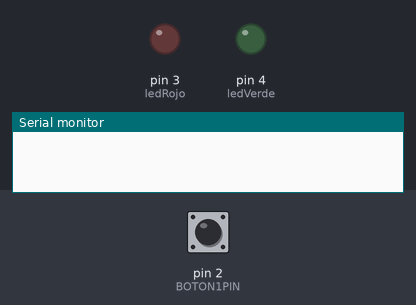
Recording of a sketch running on a simulated Arduino Uno, built with avr-gcc and run on an emulated ATmega328P. Shown: output pins drawn as LEDs (lit = HIGH), the last lines printed to the serial monitor. Inputs (shaded band) come from the test bench; at power-on: pin 2 (BOTON1PIN) LOW.

Above: at 1.2 s.
1.3 s: pin 2 (BOTON1PIN) pulled HIGH for 0.15 s
At 2.0 s:
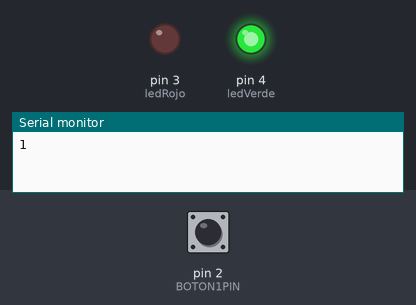
2.9 s: pin 2 (BOTON1PIN) pulled HIGH for 1 s
At 3.7 s:
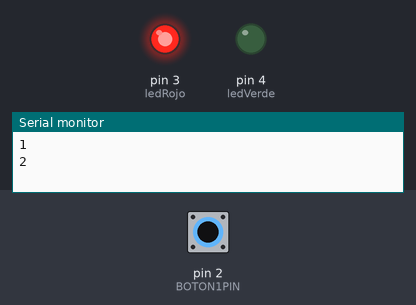
5.4 s: pin 2 (BOTON1PIN) pulled HIGH for 3.2 s
At 6.8 s:
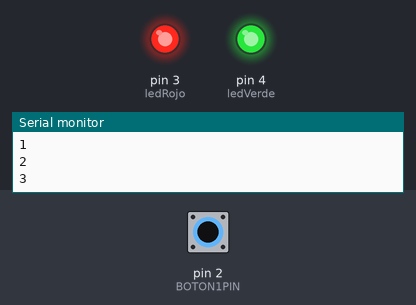
Timing chart, 0 to 10.1 s (numbered marks = the images above; inputs shaded):
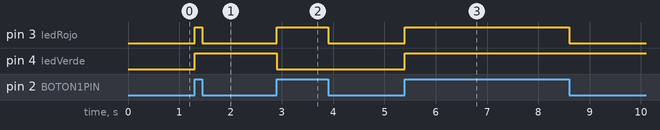

The sketch:

ej8.ino
```cpp
const byte BOTON1PIN = 2;
const byte ledRojo = 3;
const byte ledVerde = 4;
int estadoBoton = 0;
int contador = 0;
int ultimoPulsado = 0;
int ultimoSoltado = 0;

void setup ()
{
  Serial.begin(9600);
  pinMode ( BOTON1PIN , INPUT );
  pinMode ( ledRojo , OUTPUT );
  pinMode ( ledVerde , OUTPUT );
}

void cambiarEstadoLedVerde(){
  digitalWrite(ledVerde, !digitalRead(ledVerde));
}

void loop ()
{
  int est_bot = digitalRead ( BOTON1PIN );
  digitalWrite ( ledRojo , est_bot );
  int num = millis();

  if(estadoBoton == 0 && est_bot==HIGH && num - ultimoPulsado >= 20){
    cambiarEstadoLedVerde();
    contador++;
    Serial.println(contador);
    ultimoPulsado = num;
    estadoBoton = est_bot;
  }
  if (estadoBoton == 1 && est_bot==LOW && num-ultimoSoltado >= 20){
    ultimoSoltado = num;
    estadoBoton = est_bot;
  }

}
```

Measured:
- after the input at 1.3 s, pin 3 (ledRojo): LOW → HIGH at once, → LOW 0.15 s later; pin 4 (ledVerde): LOW → HIGH at once
- after the input at 2.9 s, pin 3 (ledRojo): LOW → HIGH at once, → LOW 1.0 s later; pin 4 (ledVerde): HIGH → LOW at once
- after the input at 5.4 s, pin 3 (ledRojo): LOW → HIGH at once, → LOW 3.2 s later; pin 4 (ledVerde): LOW → HIGH at once
